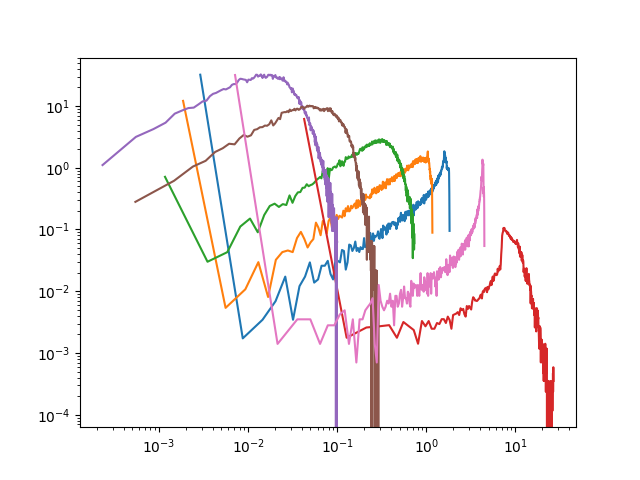

Write the Python code that produced this figure.
import os
import numpy as np
import matplotlib.pyplot as plt

def histogram(val, use_log_bins=False):
    n = int(np.sqrt(val.size))
    if use_log_bins:
        bins = np.logspace(np.min(val[val > 0]), np.max(val), n)
    else:
        bins = np.linspace(np.min(val), np.max(val), n)
    p, edge = np.histogram(val, bins, density=True)
    return p, (edge[1:] + edge[:-1]) / 2

root = 'delete-this-data'
for fname in os.listdir(root):
    data = np.load(os.path.join(root, fname))
    p, x = histogram(data['mu'].ravel())
    plt.plot(x, p)
plt.yscale('log')
plt.xscale('log')
plt.savefig('test.png')
